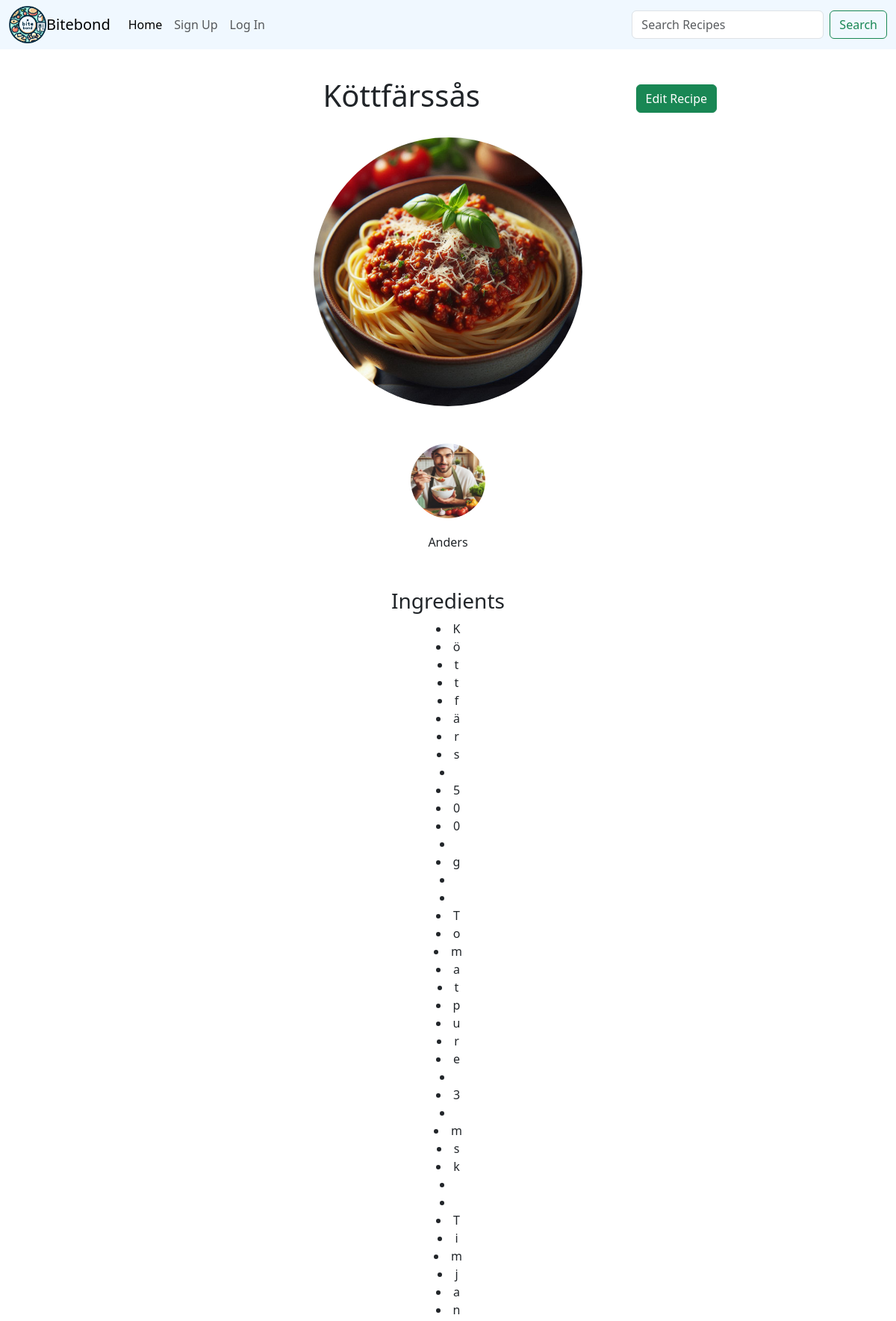
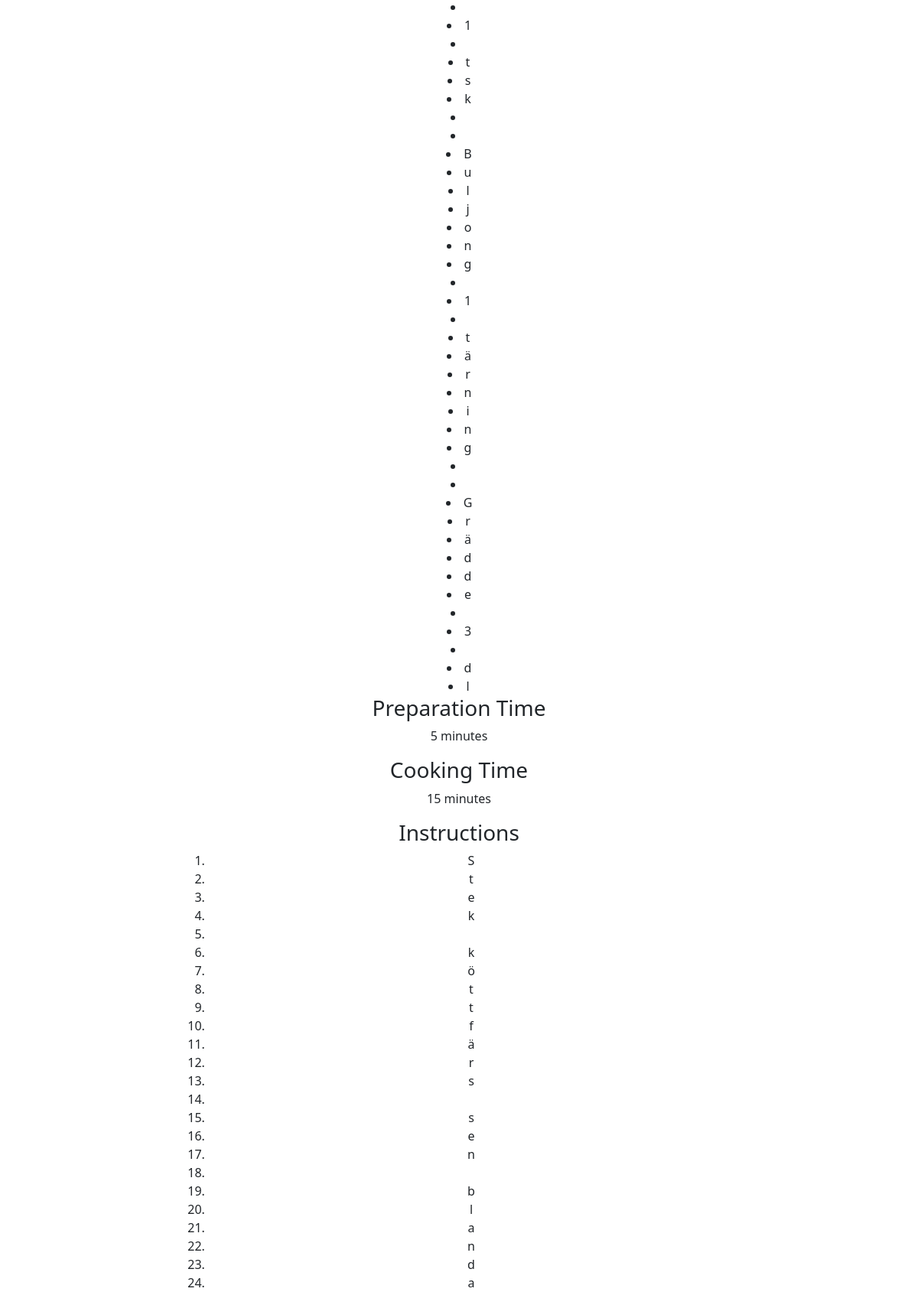
Page /recipe/1/ (upper part) on the committed database (2 pictures, top to bottom).
### app/models.py (models this page shows, shortened)
class Recipe(models.Model):
    user = models.ForeignKey(User, on_delete=models.CASCADE, related_name='recipes', default=1)  # Provide a default user ID
    title = models.CharField(max_length=255)
    ingredients = models.TextField()
    instructions = models.TextField()
    cooking_time = models.IntegerField()
    preparation_time = models.IntegerField()
    serving_size = models.IntegerField()
    tips = models.TextField(blank=True, null=True)
    picture = models.ImageField(upload_to='recipes/', blank=True, null=True)
    created_at = models.DateTimeField(default=timezone.now)

class Profile(models.Model):
    user = models.OneToOneField(User, on_delete=models.CASCADE)
    phone_number = models.CharField(max_length=15, blank=True)
    address = models.CharField(max_length=255, blank=True)
    picture = models.ImageField(upload_to='profile_pictures/', default='profile_pictures/profile.jpg')

### app/views.py (the view)
# urls.py: path('recipe/<int:recipe_id>/', views.recipe_detail, name='recipe_detail'),
def recipe_detail(request, recipe_id):
    recipe = Recipe.objects.get(id=recipe_id)
    return render(request, 'recipe.html', {'recipe': recipe})

### app/templates/recipe.html (shortened to what this page needs)
<!DOCTYPE html>
{% extends 'base.html' %}
{% load static %}
{% block content %}
<html lang="en">
<head>
    <link rel="stylesheet" href="{% static 'css/styles.css' %}">
</head>
<body>
    <div class="container mt-5">
        <div class="row justify-content-center">
            <div class="col-12 col-md-10 col-lg-8">
                <div class="d-flex justify-content-between align-items-center mb-4">
                    <h1 class="text-center flex-grow-1">{{ recipe.title }}</h1>
                    <a href="{% url 'edit_recipe' recipe.id %}" class="btn btn-success ms-3">Edit Recipe</a>
                </div>
                {% if recipe.picture %}
                    <img src="{{ recipe.picture.url }}" alt="{{ recipe.title }}" class="rounded-circle img-fluid mx-auto d-block" style="max-width: 50%;">
                {% else %}
                    <img src="{% static 'images/recipe.jpg' %}" alt="Default Recipe Image" class="rounded-circle img-fluid mx-auto d-block" style="max-width: 50%;">
                {% endif %}
                <div class="text-center mb-4">
                    {% if recipe.user.profile.picture %}
                        <img src="{{ recipe.user.profile.picture.url }}" alt="{{ recipe.user.username }}" class="rounded-circle img-fluid" style="width: 100px; height: 100px;">
                    {% endif %}
                    <p class="recipe-owner">{{ recipe.user.username }}</p>
                </div>
                <h3 class="text-center">Ingredients</h3>
                <div class="text-center">
                    {% for ingredient in recipe.ingredients %}
                        <li>{{ ingredient }}</li>
                    {% endfor %}
                </div>
                <h3 class="text-center">Preparation Time</h3>
                <p class="text-center">{{ recipe.preparation_time }} minutes</p>
                <h3 class="text-center">Cooking Time</h3>
                <p class="text-center">{{ recipe.cooking_time }} minutes</p>
                <h3 class="text-center">Instructions</h3>
                <ol class="text-center">
                    {% for step in recipe.instructions %}
                        <li>{{ step }}</li>
                    {% endfor %}
                </ol>
            </div>
        </div>
    </div>
</body>
</html>
{% endblock %}

### static/css/styles.css (style rules this page uses)
body { padding-top: 56px; }
.text-center.mb-4 { margin-top: 50PX; }
.recipe-owner { margin-top: 20px; }

### rows in the picture
Recipe: title "Köttfärssås", picture (picture), user.profile.picture (picture), user.username "Anders", preparation_time "5", cooking_time "15"

### other values in the picture
{{ ingredient }} "K" "ö" "t" "t" "f" "ä" "r" "s" "5" "0" "0" "g" "T" "o" "m" "a" "t" "p" "u" "r" "e" "3" "m" "s" "k" "T" "i" "m" "j" "a" "n" "1" "t" "s" "k" "B" "u" "l" "j" "o" "n" "g" "1" "t" "ä" "r" "n" "i" "n" "g" "G" "r" "ä" "d" "d" "e" "3" "d" "l"
{{ step }} "S" "t" "e" "k" "k" "ö" "t" "t" "f" "ä" "r" "s" "s" "e" "n" "b" "l" "a" "n" "d" "a"
